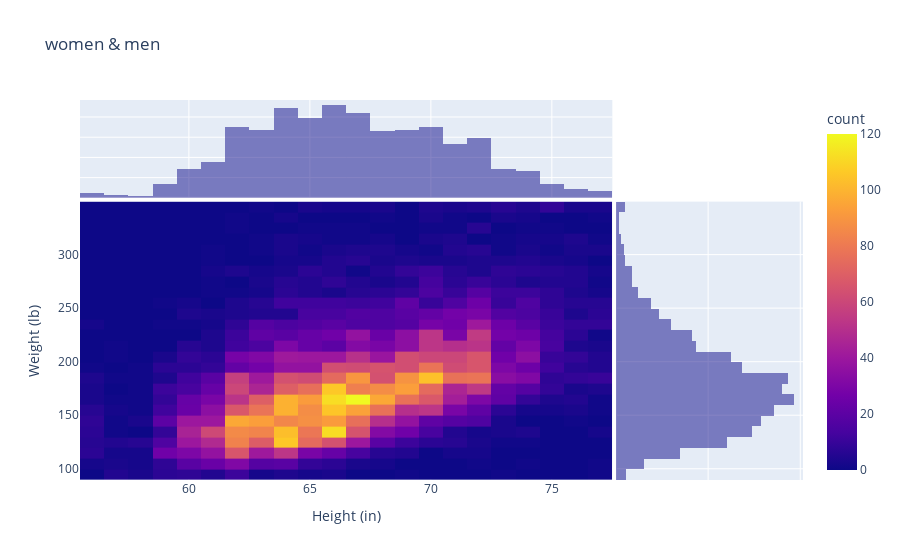
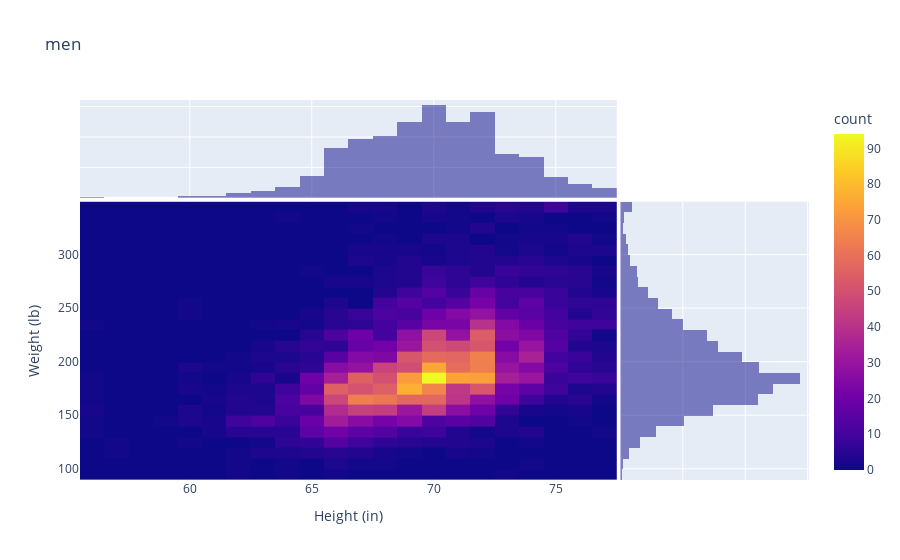

The notebook cell saved with these charts, in order:
### Code cell
#From the same data, calculate the 2D relative frequency distributions (relative Häufigkeitsverteilung) of height in inches (in) and weight in pounds (lb).
figure = plotly.express.density_heatmap(csv_america, y="Weight (lb)", x= "Height (in)",title="women & men", marginal_x='histogram', marginal_y='histogram')       
figure.show()
#Grüße an Pijarowski
csv_america_m = csv_america[csv_america['Sex'] == 1]
csv_america_w = csv_america[csv_america['Sex'] == 2]
figure = plotly.express.density_heatmap(csv_america_m, y="Weight (lb)", x= "Height (in)",title="men", marginal_x='histogram', marginal_y='histogram')       
figure.show()
figure = plotly.express.density_heatmap(csv_america_w, y="Weight (lb)", x= "Height (in)",title="women", marginal_x='histogram', marginal_y='histogram')       
figure.show()

### Figure 1 — Plotly figure (JSON) as saved in the notebook; plotly's stock layout.template omitted (floating-point values rounded to 4 significant figures; data arrays with more than 128 entries replaced by an {"elided": "..."} marker saying what was removed)
{"data": [{"coloraxis": "coloraxis", "hovertemplate": "Height (in)=%{x}<br>Weight (lb)=%{y}<br>count=%{z}<extra></extra>", "name": "", "type": "histogram2d", "x": {"elided": "9698 int values"}, "xaxis": "x", "xbingroup": "x", "y": {"elided": "9698 int values"}, "yaxis": "y", "ybingroup": "y"}, {"alignmentgroup": "True", "bingroup": "x", "hovertemplate": "Height (in)=%{x}<br>count=%{y}<extra></extra>", "legendgroup": "", "marker": {"color": "#0d0887"}, "name": "", "offsetgroup": "", "opacity": 0.5, "showlegend": false, "type": "histogram", "x": {"elided": "9698 int values"}, "xaxis": "x3", "yaxis": "y3"}, {"alignmentgroup": "True", "bingroup": "y", "hovertemplate": "Weight (lb)=%{y}<br>count=%{x}<extra></extra>", "legendgroup": "", "marker": {"color": "#0d0887"}, "name": "", "offsetgroup": "", "opacity": 0.5, "showlegend": false, "type": "histogram", "xaxis": "x2", "y": {"elided": "9698 int values"}, "yaxis": "y2"}], "layout": {"barmode": "overlay", "coloraxis": {"colorbar": {"title": {"text": "count"}}, "colorscale": [[0, "#0d0887"], [0.1111, "#46039f"], [0.2222, "#7201a8"], [0.3333, "#9c179e"], [0.4444, "#bd3786"], [0.5556, "#d8576b"], [0.6667, "#ed7953"], [0.7778, "#fb9f3a"], [0.8889, "#fdca26"], [1, "#f0f921"]]}, "legend": {"tracegroupgap": 0}, "title": {"text": "women & men"}, "xaxis": {"anchor": "y", "domain": [0, 0.7363], "title": {"text": "Height (in)"}}, "xaxis2": {"anchor": "y2", "domain": [0.7413, 1], "matches": "x2", "showgrid": true, "showline": false, "showticklabels": false, "ticks": ""}, "xaxis3": {"anchor": "y3", "domain": [0, 0.7363], "matches": "x", "showgrid": true, "showticklabels": false}, "xaxis4": {"anchor": "y4", "domain": [0.7413, 1], "matches": "x2", "showgrid": true, "showline": false, "showticklabels": false, "ticks": ""}, "yaxis": {"anchor": "x", "domain": [0, 0.7326], "title": {"text": "Weight (lb)"}}, "yaxis2": {"anchor": "x2", "domain": [0, 0.7326], "matches": "y", "showgrid": true, "showticklabels": false}, "yaxis3": {"anchor": "x3", "domain": [0.7426, 1], "matches": "y3", "showgrid": true, "showline": false, "showticklabels": false, "ticks": ""}, "yaxis4": {"anchor": "x4", "domain": [0.7426, 1], "matches": "y3", "showgrid": true, "showline": false, "showticklabels": false, "ticks": ""}}}

### Figure 2 — Plotly figure (JSON) as saved in the notebook; plotly's stock layout.template omitted (floating-point values rounded to 4 significant figures; data arrays with more than 128 entries replaced by an {"elided": "..."} marker saying what was removed)
{"data": [{"coloraxis": "coloraxis", "hovertemplate": "Height (in)=%{x}<br>Weight (lb)=%{y}<br>count=%{z}<extra></extra>", "name": "", "type": "histogram2d", "x": {"elided": "4458 int values"}, "xaxis": "x", "xbingroup": "x", "y": {"elided": "4458 int values"}, "yaxis": "y", "ybingroup": "y"}, {"alignmentgroup": "True", "bingroup": "x", "hovertemplate": "Height (in)=%{x}<br>count=%{y}<extra></extra>", "legendgroup": "", "marker": {"color": "#0d0887"}, "name": "", "offsetgroup": "", "opacity": 0.5, "showlegend": false, "type": "histogram", "x": {"elided": "4458 int values"}, "xaxis": "x3", "yaxis": "y3"}, {"alignmentgroup": "True", "bingroup": "y", "hovertemplate": "Weight (lb)=%{y}<br>count=%{x}<extra></extra>", "legendgroup": "", "marker": {"color": "#0d0887"}, "name": "", "offsetgroup": "", "opacity": 0.5, "showlegend": false, "type": "histogram", "xaxis": "x2", "y": {"elided": "4458 int values"}, "yaxis": "y2"}], "layout": {"barmode": "overlay", "coloraxis": {"colorbar": {"title": {"text": "count"}}, "colorscale": [[0, "#0d0887"], [0.1111, "#46039f"], [0.2222, "#7201a8"], [0.3333, "#9c179e"], [0.4444, "#bd3786"], [0.5556, "#d8576b"], [0.6667, "#ed7953"], [0.7778, "#fb9f3a"], [0.8889, "#fdca26"], [1, "#f0f921"]]}, "legend": {"tracegroupgap": 0}, "title": {"text": "men"}, "xaxis": {"anchor": "y", "domain": [0, 0.7363], "title": {"text": "Height (in)"}}, "xaxis2": {"anchor": "y2", "domain": [0.7413, 1], "matches": "x2", "showgrid": true, "showline": false, "showticklabels": false, "ticks": ""}, "xaxis3": {"anchor": "y3", "domain": [0, 0.7363], "matches": "x", "showgrid": true, "showticklabels": false}, "xaxis4": {"anchor": "y4", "domain": [0.7413, 1], "matches": "x2", "showgrid": true, "showline": false, "showticklabels": false, "ticks": ""}, "yaxis": {"anchor": "x", "domain": [0, 0.7326], "title": {"text": "Weight (lb)"}}, "yaxis2": {"anchor": "x2", "domain": [0, 0.7326], "matches": "y", "showgrid": true, "showticklabels": false}, "yaxis3": {"anchor": "x3", "domain": [0.7426, 1], "matches": "y3", "showgrid": true, "showline": false, "showticklabels": false, "ticks": ""}, "yaxis4": {"anchor": "x4", "domain": [0.7426, 1], "matches": "y3", "showgrid": true, "showline": false, "showticklabels": false, "ticks": ""}}}
